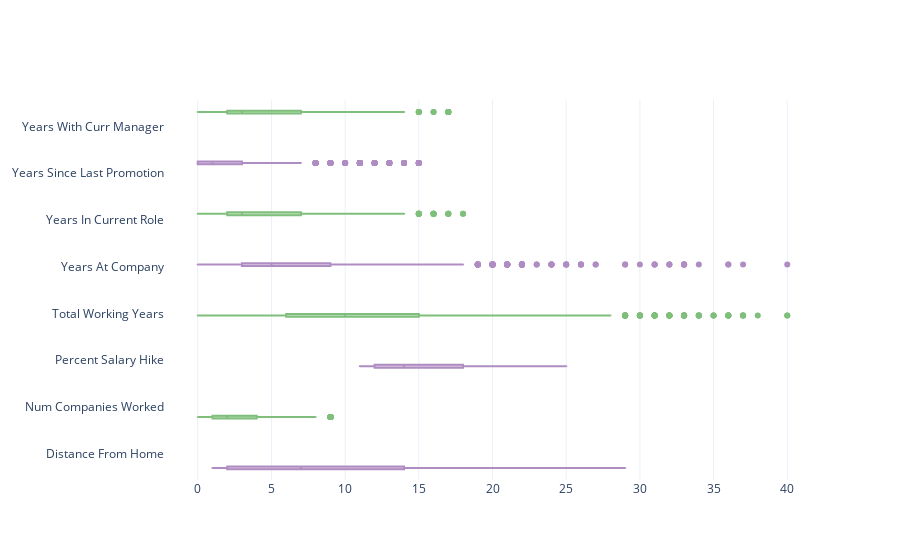

Notebook source saved alongside this figure:
### Code cell
fig = go.Figure()
for i in range(len(atts)): 
    fig.add_trace(go.Box(
        x=df[atts[i]],
        name=names[i],
        marker_color=colors[i]
    ))
fig.update_layout(
    xaxis=dict(zeroline=False),
    boxmode='group',
    template="plotly_white",
    showlegend=False
)
fig.update_traces(orientation='h') # horizontal box plots
fig.show()

### Figure 1 — Plotly figure (JSON) as saved in the notebook; plotly's stock layout.template omitted (floating-point values rounded to 4 significant figures; data arrays with more than 128 entries replaced by an {"elided": "..."} marker saying what was removed)
{"data": [{"marker": {"color": "#af8dc3"}, "name": "Distance From Home", "orientation": "h", "type": "box", "x": {"elided": "1470 int values"}}, {"marker": {"color": "#7fbf7b"}, "name": "Num Companies Worked", "orientation": "h", "type": "box", "x": {"elided": "1470 int values"}}, {"marker": {"color": "#af8dc3"}, "name": "Percent Salary Hike", "orientation": "h", "type": "box", "x": {"elided": "1470 int values"}}, {"marker": {"color": "#7fbf7b"}, "name": "Total Working Years", "orientation": "h", "type": "box", "x": {"elided": "1470 int values"}}, {"marker": {"color": "#af8dc3"}, "name": "Years At Company", "orientation": "h", "type": "box", "x": {"elided": "1470 int values"}}, {"marker": {"color": "#7fbf7b"}, "name": "Years In Current Role", "orientation": "h", "type": "box", "x": {"elided": "1470 int values"}}, {"marker": {"color": "#af8dc3"}, "name": "Years Since Last Promotion", "orientation": "h", "type": "box", "x": {"elided": "1470 int values"}}, {"marker": {"color": "#7fbf7b"}, "name": "Years With Curr Manager", "orientation": "h", "type": "box", "x": {"elided": "1470 int values"}}], "layout": {"boxmode": "group", "showlegend": false, "xaxis": {"zeroline": false}}}
